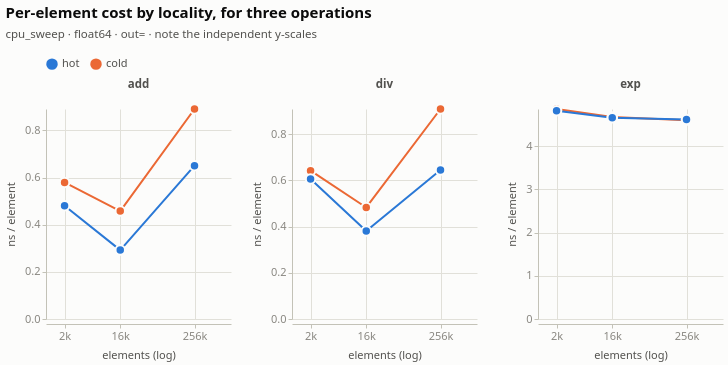

Notebook cell for this chart:
### Markdown cell above
At 2 000 elements allocation costs what one would expect: roughly 10% on top of
a cheap operation, and nothing measurable on an expensive one (`quad-sleef` is
flat at 0.1%, since 44× the arithmetic renders the allocator immaterial). At
256 000 elements, however, the 8-byte types have gone negative: `int64` and
`float64` are approximately 30% faster when they allocate a fresh output than
when they write into a caller-supplied buffer.

The effect is real and it inverts the usual guidance, so it warrants a careful
statement. The most plausible mechanism is read-for-ownership: writing into an
existing 2 MB buffer requires each cache line to be fetched before it is
overwritten, whereas a freshly mapped page can skip that fetch. This benchmark
was not designed to isolate the mechanism — no cache-miss counters were
collected — so the mechanism should be treated as a hypothesis and the change of
sign as the measurement. Part 2 repeats the comparison at 64 MB, where the sign
reverts.

### Locality: hot versus cold

The remaining factor is locality. `hot` reuses a single operand pair; `cold`
cycles through distinct pairs so that nothing remains resident.

### Code cell
locality = (
    sweep.filter((pl.col("destination") == "out")
                 & (pl.col("implementation") == "float64")
                 & pl.col("operation").is_in(["add", "div", "exp"]))
    .select("operation", "n_elem", "cache_state", "ns_elem", "us")
    .sort("operation", "n_elem")
)

loc_order = ["hot", "cold"]
lines = alt.Chart().mark_line().encode(
    x=alt.X("n_elem:Q", scale=alt.Scale(type="log"), title="elements (log)",
            axis=alt.Axis(format="~s", values=[2000, 16000, 256000])),
    y=alt.Y("ns_elem:Q", title="ns / element", scale=alt.Scale(domainMin=0)),
    color=alt.Color("cache_state:N", sort=loc_order,
                    scale=alt.Scale(domain=loc_order, range=P["series"][:2]),
                    legend=alt.Legend(title=None)))
pts = lines.mark_point(size=90, filled=True).encode(
    tooltip=[alt.Tooltip("operation:N", title="op"),
             alt.Tooltip("n_elem:Q", title="elements", format=","),
             alt.Tooltip("cache_state:N", title="locality"),
             alt.Tooltip("ns_elem:Q", title="ns/element", format=".3f")])

fig5 = alt.layer(lines, pts).properties(width=185, height=210).facet(
    column=alt.Column("operation:N", title=None, sort=["add", "div", "exp"]),
    data=locality,
).resolve_scale(y="independent").properties(
    title=alt.Title("Per-element cost by locality, for three operations",
                    subtitle="cpu_sweep · float64 · out= · note the independent y-scales"),
)
figure(fig5, locality, "Table view — hot vs cold")

### Figure 1 — Vega-Lite specification as saved in the notebook (floating-point values rounded to 4 significant figures)
{"config": {"background": "#fcfcfb", "font": "system-ui, -apple-system, \"Segoe UI\", sans-serif", "view": {"stroke": null, "continuousWidth": 620, "continuousHeight": 300}, "axis": {"labelFont": "system-ui, -apple-system, \"Segoe UI\", sans-serif", "titleFont": "system-ui, -apple-system, \"Segoe UI\", sans-serif", "labelColor": "#898781", "titleColor": "#52514e", "labelFontSize": 11, "titleFontSize": 11, "titleFontWeight": 500, "titlePadding": 8, "domainColor": "#c3c2b7", "domainWidth": 1, "tickColor": "#c3c2b7", "tickSize": 4, "gridColor": "#e1e0d9", "gridWidth": 1, "gridDash": []}, "legend": {"labelFont": "system-ui, -apple-system, \"Segoe UI\", sans-serif", "titleFont": "system-ui, -apple-system, \"Segoe UI\", sans-serif", "labelColor": "#52514e", "titleColor": "#52514e", "labelFontSize": 11, "titleFontSize": 11, "titleFontWeight": 500, "symbolType": "circle", "symbolSize": 90, "orient": "top", "direction": "horizontal", "offset": 8, "titlePadding": 10}, "title": {"font": "system-ui, -apple-system, \"Segoe UI\", sans-serif", "color": "#0b0b0b", "fontSize": 15, "fontWeight": 600, "subtitleFont": "system-ui, -apple-system, \"Segoe UI\", sans-serif", "subtitleColor": "#52514e", "subtitleFontSize": 11.5, "subtitlePadding": 8, "anchor": "start", "offset": 14, "dy": -4}, "header": {"labelFont": "system-ui, -apple-system, \"Segoe UI\", sans-serif", "titleFont": "system-ui, -apple-system, \"Segoe UI\", sans-serif", "labelColor": "#52514e", "titleColor": "#52514e", "labelFontSize": 11.5, "labelFontWeight": 600, "titleFontSize": 11}, "range": {"category": ["#2a78d6", "#eb6834", "#1baf7a"], "heatmap": ["#cde2fb", "#9ec5f4", "#6da7ec", "#3987e5", "#256abf", "#184f95", "#0d366b"], "ramp": ["#cde2fb", "#9ec5f4", "#6da7ec", "#3987e5", "#256abf", "#184f95", "#0d366b"]}, "bar": {"cornerRadiusEnd": 4, "discreteBandSize": 15}, "point": {"size": 95, "filled": true, "stroke": "#fcfcfb", "strokeWidth": 2, "opacity": 1}, "line": {"strokeWidth": 2, "strokeCap": "round", "strokeJoin": "round"}, "rule": {"strokeWidth": 1}, "text": {"font": "system-ui, -apple-system, \"Segoe UI\", sans-serif", "fontSize": 11, "color": "#52514e"}}, "data": {"name": "data-6a2dea32b405a4ead0a4b256b97fc87d"}, "facet": {"column": {"field": "operation", "sort": ["add", "div", "exp"], "title": null, "type": "nominal"}}, "spec": {"layer": [{"mark": {"type": "line"}, "encoding": {"color": {"field": "cache_state", "legend": {"title": null}, "scale": {"domain": ["hot", "cold"], "range": ["#2a78d6", "#eb6834"]}, "sort": ["hot", "cold"], "type": "nominal"}, "x": {"axis": {"format": "~s", "values": [2000, 16000, 256000]}, "field": "n_elem", "scale": {"type": "log"}, "title": "elements (log)", "type": "quantitative"}, "y": {"field": "ns_elem", "scale": {"domainMin": 0}, "title": "ns / element", "type": "quantitative"}}}, {"mark": {"type": "point", "filled": true, "size": 90}, "encoding": {"color": {"field": "cache_state", "legend": {"title": null}, "scale": {"domain": ["hot", "cold"], "range": ["#2a78d6", "#eb6834"]}, "sort": ["hot", "cold"], "type": "nominal"}, "tooltip": [{"field": "operation", "title": "op", "type": "nominal"}, {"field": "n_elem", "format": ",", "title": "elements", "type": "quantitative"}, {"field": "cache_state", "title": "locality", "type": "nominal"}, {"field": "ns_elem", "format": ".3f", "title": "ns/element", "type": "quantitative"}], "x": {"axis": {"format": "~s", "values": [2000, 16000, 256000]}, "field": "n_elem", "scale": {"type": "log"}, "title": "elements (log)", "type": "quantitative"}, "y": {"field": "ns_elem", "scale": {"domainMin": 0}, "title": "ns / element", "type": "quantitative"}}}], "height": 210, "width": 185}, "resolve": {"scale": {"y": "independent"}}, "title": {"text": "Per-element cost by locality, for three operations", "subtitle": "cpu_sweep · float64 · out= · note the independent y-scales"}, "$schema": "https://vega.github.io/schema/vega-lite/v6.4.1.json", "datasets": {"data-6a2dea32b405a4ead0a4b256b97fc87d": [{"operation": "add", "n_elem": 2000, "cache_state": "cold", "ns_elem": 0.5797, "us": 1.159}, {"operation": "add", "n_elem": 2000, "cache_state": "hot", "ns_elem": 0.4805, "us": 0.9611}, {"operation": "add", "n_elem": 16000, "cache_state": "cold", "ns_elem": 0.4579, "us": 7.327}, {"operation": "add", "n_elem": 16000, "cache_state": "hot", "ns_elem": 0.2923, "us": 4.678}, {"operation": "add", "n_elem": 256000, "cache_state": "cold", "ns_elem": 0.8912, "us": 228.2}, {"operation": "add", "n_elem": 256000, "cache_state": "hot", "ns_elem": 0.6507, "us": 166.6}, {"operation": "div", "n_elem": 2000, "cache_state": "cold", "ns_elem": 0.6415, "us": 1.283}, {"operation": "div", "n_elem": 2000, "cache_state": "hot", "ns_elem": 0.6058, "us": 1.212}, {"operation": "div", "n_elem": 16000, "cache_state": "cold", "ns_elem": 0.4824, "us": 7.718}, {"operation": "div", "n_elem": 16000, "cache_state": "hot", "ns_elem": 0.3804, "us": 6.087}, {"operation": "div", "n_elem": 256000, "cache_state": "cold", "ns_elem": 0.9082, "us": 232.5}, {"operation": "div", "n_elem": 256000, "cache_state": "hot", "ns_elem": 0.6441, "us": 164.9}, {"operation": "exp", "n_elem": 2000, "cache_state": "cold", "ns_elem": 4.86, "us": 9.719}, {"operation": "exp", "n_elem": 2000, "cache_state": "hot", "ns_elem": 4.817, "us": 9.634}, {"operation": "exp", "n_elem": 16000, "cache_state": "cold", "ns_elem": 4.674, "us": 74.79}, {"operation": "exp", "n_elem": 16000, "cache_state": "hot", "ns_elem": 4.657, "us": 74.51}, {"operation": "exp", "n_elem": 256000, "cache_state": "cold", "ns_elem": 4.601, "us": 1178.0}, {"operation": "exp", "n_elem": 256000, "cache_state": "hot", "ns_elem": 4.616, "us": 1182.0}]}}
